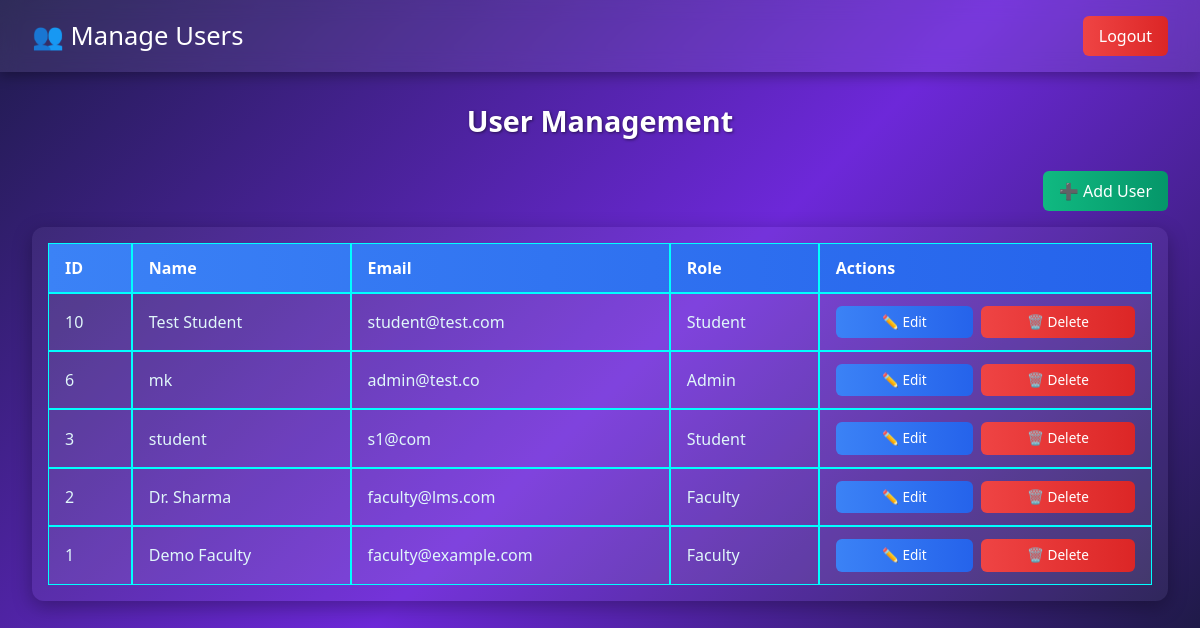
The page /admin/manage_users.php (signed in) on the database its author committed.
### tables this page shows
CREATE TABLE `users` (
  `id` int(11) NOT NULL,
  `name` varchar(100) DEFAULT NULL,
  `email` varchar(100) DEFAULT NULL,
  `password` varchar(255) DEFAULT NULL,
  `role` enum('admin','faculty','student') DEFAULT 'student',
  `created_at` timestamp NOT NULL DEFAULT current_timestamp(),
  `status` enum('pending','approved','rejected') DEFAULT 'pending'
);

### admin/manage_users.php (the view, shortened to what this page needs)
<?php
include '../config/db.php';
$stmt = $conn->prepare("SELECT * FROM users ORDER BY id DESC");
$stmt->execute();
$users = $stmt->fetchAll(PDO::FETCH_ASSOC);
?>
<!DOCTYPE html>
<html lang="en">
<head>
<link href="https://cdn.jsdelivr.net/npm/bootstrap@5.3.1/dist/css/bootstrap.min.css" rel="stylesheet">
</head>
<body>
<header>
  <h1>👥 Manage Users</h1>
  <a href="../auth/logout.php" class="logout-btn">Logout</a>
</header>
<div class="container">
  <h2 class="page-title">User Management</h2>
  <div class="action-bar">
    <a href="add_user.php" class="add-btn">➕ Add User</a>
  </div>
  <div class="table-wrapper">
    <table>
      <thead>
        <tr>
          <th>ID</th>
          <th>Name</th>
          <th>Email</th>
          <th>Role</th>
          <th>Actions</th>
        </tr>
      </thead>
      <tbody>
        <?php if(count($users) > 0): ?>
            <?php foreach($users as $user): ?>
            <tr>
                <td><?= $user['id'] ?></td>
                <td><?= htmlspecialchars($user['name']) ?></td>
                <td><?= htmlspecialchars($user['email']) ?></td>
                <td><?= ucfirst($user['role']) ?></td>
                <td class="actions">
                    <a href="edit_user.php?id=<?= $user['id'] ?>" class="edit">✏️ Edit</a>
                    <a href="delete_user.php?id=<?= $user['id'] ?>" class="delete" onclick="return confirm('Are you sure?')">🗑️ Delete</a>
                </td>
            </tr>
            <?php endforeach; ?>
        <?php else: ?>
            <tr><td colspan="5" class="no-data">No users found.</td></tr>
        <?php endif; ?>
      </tbody>
    </table>
  </div>
</div>
</body>
</html>

### admin/manage_users.php (style rules this page uses)
body { font-family: "Segoe UI", sans-serif; min-height: 100vh; margin: 0; background: linear-gradient(135deg, #1e1b4b, #6d28d9, #0f172a); color: #fff; }
header { background: rgba(255,255,255,0.08); backdrop-filter: blur(10px); padding: 1rem 2rem; display: flex; justify-content: space-between; align-items: center; box-shadow: 0 4px 12px rgba(0,0,0,0.3); }
header h1 { margin: 0; font-size: 1.6rem; }
.logout-btn { background: linear-gradient(90deg, #ef4444, #dc2626); border: none; padding: 8px 16px; border-radius: 6px; color: #fff; text-decoration: none; font-weight: 500; }
.container { padding: 2rem; max-width: 1200px; margin: 0 auto; }
.page-title { text-align: center; margin-bottom: 2rem; font-size: 1.8rem; font-weight: 600; text-shadow: 1px 1px 3px rgba(0,0,0,0.5); }
.action-bar { display: flex; justify-content: flex-end; margin-bottom: 1rem; }
.add-btn { background: linear-gradient(90deg, #10b981, #059669); border: none; padding: 8px 16px; border-radius: 6px; color: #fff; text-decoration: none; font-weight: 500; }
.table-wrapper { background: rgba(255,255,255,0.05); padding: 1rem; border-radius: 12px; box-shadow: 0 6px 20px rgba(0,0,0,0.3); overflow-x: auto; }
table { width: 100%; border-collapse: separate; border-spacing: 0; color: #fff; min-width: 600px; }
thead { background: linear-gradient(90deg, #3b82f6, #2563eb); color: #fff; }
th, td { padding: 12px 16px; text-align: left; border: 1px solid #00ffff; }
td { color: #e0f7fa; font-weight: 500; }
tbody tr { background: rgba(255,255,255,0.08); transition: 0.3s; }
.actions { display: flex; flex-wrap: wrap; gap: 8px; }
.actions a { flex: 1 1 auto; text-align: center; min-width: 80px; text-decoration: none; padding: 6px 12px; border-radius: 6px; font-size: 0.85rem; font-weight: 500; transition: 0.3s; }
.edit { background: linear-gradient(90deg, #3b82f6, #2563eb); color: #fff; }
.delete { background: linear-gradient(90deg, #ef4444, #dc2626); color: #fff; }

### rows shown on the page
users: id "10", name "Test Student", email "student@test.com", role "Student"
users: id "6", name "mk", email "admin@test.co", role "Admin"
users: id "3", name "student", email "s1@com", role "Student"
users: id "2", name "Dr. Sharma", email "faculty@lms.com", role "Faculty"
users: id "1", name "Demo Faculty", email "faculty@example.com", role "Faculty"
